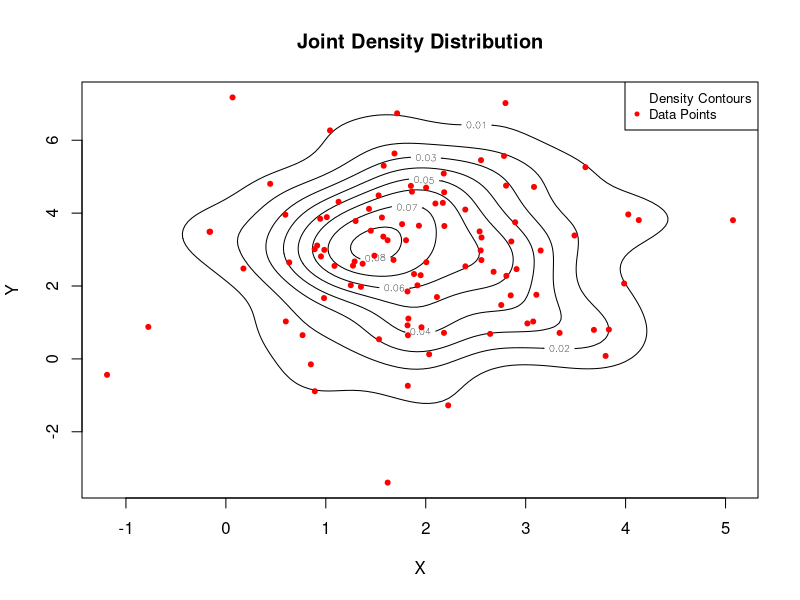

R code for this plot:
library(hexbin)
library(MASS)

# Clear objects from Memory :
rm(list=ls())
#Clear Console:
cat("\014")

# Example of creating a joint density distribution

# Set the seed for randomization
set.seed(as.numeric(Sys.time()))

sample_size = 100

# Generate random data for two variables
x <- rnorm(sample_size, mean = 2, sd = 1)
y <- rnorm(sample_size, mean = 3, sd = 2)

# Create a 2D histogram to estimate the joint density
hist_2d <- hexbin(x, y, xbins = 20)

# Calculate the density estimates
density_est <- kde2d(x, y, n = 100)

# Create a contour plot of the joint density
contour(density_est, xlab = "X", ylab = "Y", main = "Joint Density Distribution")

# Add points for the generated data
points(x, y, pch = 20, col = "red")

# Add a legend
legend("topright", legend = c("Density Contours", "Data Points"), col = c("black", "red"), pch = c(-1, 20), cex = 0.8)
